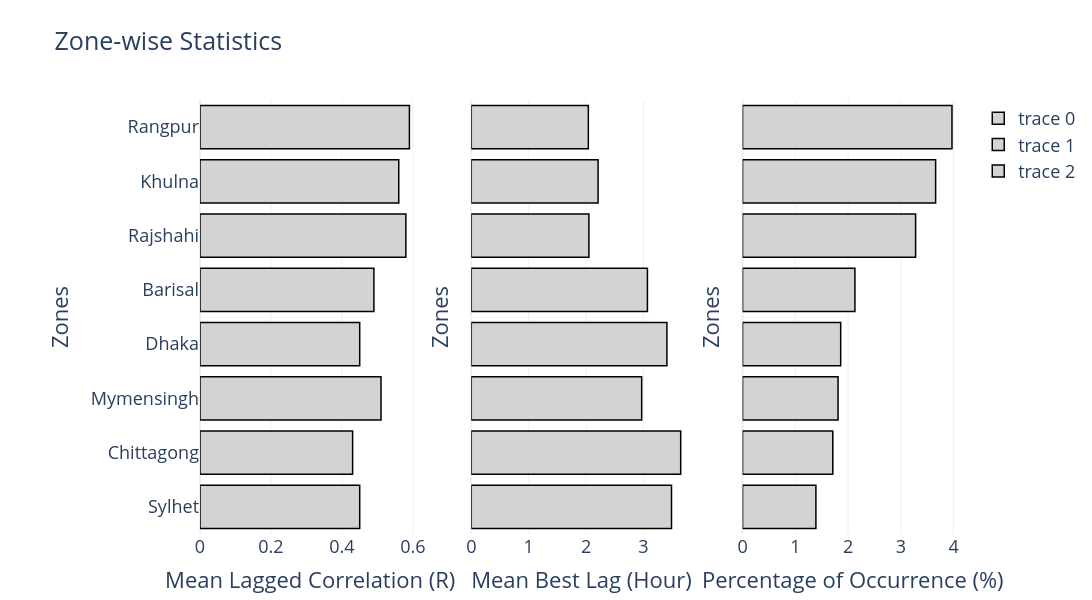

Source (notebook cell):
### Code cell
from plotly.subplots import make_subplots

# cross_corr_statisitics = india_cross_corr_statisitics
cross_corr_statisitics = bd_cross_corr_statisitics

zones = cross_corr_statisitics.index
mean_lagged_corr = cross_corr_statisitics["Mean Lagged Correlation"]
mean_best_lag = cross_corr_statisitics["Mean Best Lag"]
percentage_occurrence = cross_corr_statisitics["Percentage of Occurance"]

fig = make_subplots(rows=1, cols=3, shared_yaxes=True, subplot_titles=[
    # "Mean Lagged Correlation",
    # "Mean Best Lag",
    # "Percentage of Occurrence"
])

# Plot each statistic
fig.add_trace(go.Bar(
    x=mean_lagged_corr,
    y=zones,
    orientation='h',
    marker=dict(
        color='lightgrey',
        line=dict(color='black', width=1.5)
    )
), row=1, col=1)

fig.add_trace(go.Bar(
    x=mean_best_lag,
    y=zones,
    orientation='h',
    marker=dict(
        color='lightgrey',
        line=dict(color='black', width=1.5)
    )
), row=1, col=2)

fig.add_trace(go.Bar(
    x=percentage_occurrence,
    y=zones,
    orientation='h',
    marker=dict(
        color='lightgrey',
        line=dict(color='black', width=1.5)
    )
), row=1, col=3)

# Update layout
fig.update_layout(
    title="Zone-wise Statistics",
    template="plotly_white",
    height=600,
    width=1800,
    font=dict(size=18),
    margin=dict(l=200, r=50, t=100, b=50)
)

# Update x-axis titles
fig.update_xaxes(title_text="Mean Lagged Correlation (R)", row=1, col=1)
fig.update_xaxes(title_text="Mean Best Lag (Hour)", row=1, col=2)
fig.update_xaxes(title_text="Percentage of Occurrence (%)", row=1, col=3)

# Update y-axis title
fig.update_yaxes(title_text="Zones", automargin=True)

fig.show()

### Figure 1 — Plotly figure (JSON) as saved in the notebook; plotly's stock layout.template omitted (floating-point values rounded to 4 significant figures)
{"data": [{"marker": {"color": "lightgrey", "line": {"color": "black", "width": 1.5}}, "orientation": "h", "type": "bar", "x": [0.45, 0.43, 0.51, 0.45, 0.49, 0.58, 0.56, 0.59], "xaxis": "x", "y": ["Sylhet", "Chittagong", "Mymensingh", "Dhaka", "Barisal", "Rajshahi", "Khulna", "Rangpur"], "yaxis": "y"}, {"marker": {"color": "lightgrey", "line": {"color": "black", "width": 1.5}}, "orientation": "h", "type": "bar", "x": [3.49, 3.65, 2.97, 3.41, 3.07, 2.05, 2.21, 2.04], "xaxis": "x2", "y": ["Sylhet", "Chittagong", "Mymensingh", "Dhaka", "Barisal", "Rajshahi", "Khulna", "Rangpur"], "yaxis": "y2"}, {"marker": {"color": "lightgrey", "line": {"color": "black", "width": 1.5}}, "orientation": "h", "type": "bar", "x": [1.39, 1.71, 1.81, 1.86, 2.13, 3.28, 3.66, 3.97], "xaxis": "x3", "y": ["Sylhet", "Chittagong", "Mymensingh", "Dhaka", "Barisal", "Rajshahi", "Khulna", "Rangpur"], "yaxis": "y3"}], "layout": {"font": {"size": 18}, "height": 600, "margin": {"b": 50, "l": 200, "r": 50, "t": 100}, "title": {"text": "Zone-wise Statistics"}, "width": 1800, "xaxis": {"anchor": "y", "domain": [0.0, 0.2889], "title": {"text": "Mean Lagged Correlation (R)"}}, "xaxis2": {"anchor": "y2", "domain": [0.3556, 0.6444], "title": {"text": "Mean Best Lag (Hour)"}}, "xaxis3": {"anchor": "y3", "domain": [0.7111, 1.0], "title": {"text": "Percentage of Occurrence (%)"}}, "yaxis": {"anchor": "x", "automargin": true, "domain": [0.0, 1.0], "title": {"text": "Zones"}}, "yaxis2": {"anchor": "x2", "automargin": true, "domain": [0.0, 1.0], "matches": "y", "showticklabels": false, "title": {"text": "Zones"}}, "yaxis3": {"anchor": "x3", "automargin": true, "domain": [0.0, 1.0], "matches": "y", "showticklabels": false, "title": {"text": "Zones"}}}}
